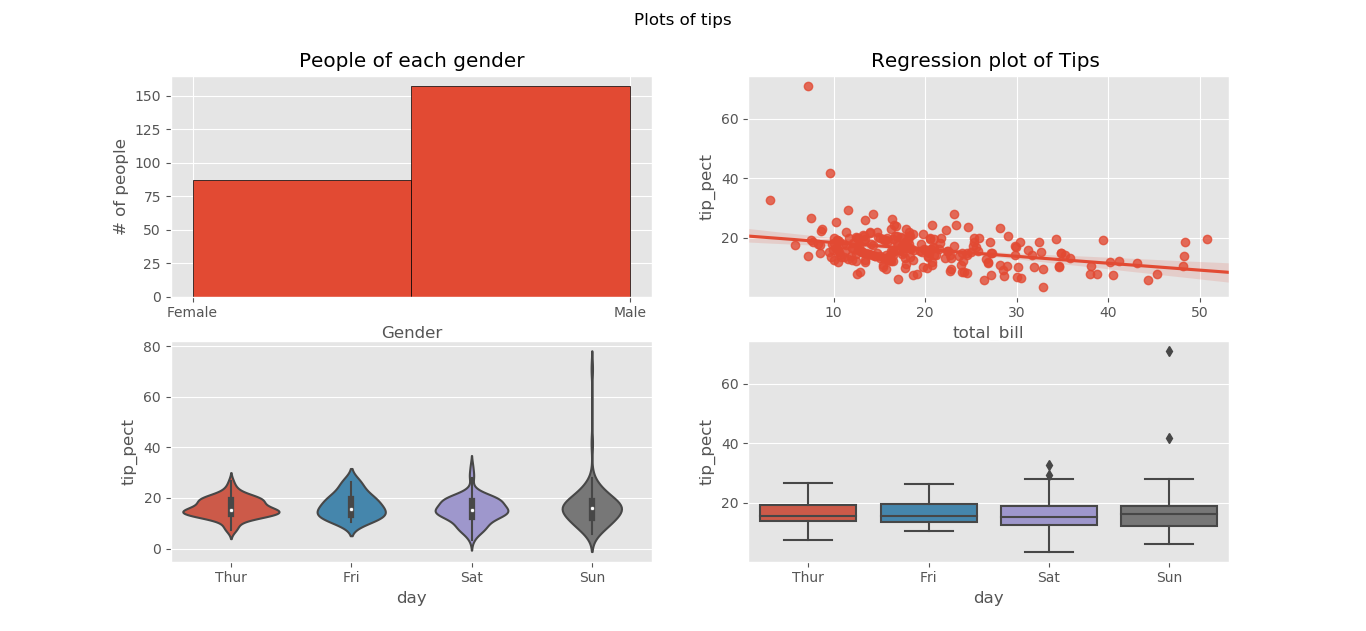

Here is the Python script that generated this plot:
# Importing needed modules
import numpy as np
import pandas as pd
import matplotlib.pyplot as plt
import seaborn as sns
# Loading tips
tips = sns.load_dataset('tips')
# Creating new column tip_pect
tips['tip_pect'] = 100*(tips['tip']/tips['total_bill'])
# Setting style
plt.style.use('ggplot')
# Creating 4 plots
fig, ((ax1, ax2), (ax3, ax4)) = plt.subplots(2, 2, figsize=(16, 12))
# Graph 1
ax1.hist(tips['sex'], bins=2, edgecolor='black')
ax1.set_xlabel('Gender')
ax1.set_ylabel('# of people')
ax1.set_title("People of each gender")
# Graph 2
ax2.set_title("Regression plot of Tips ")
sns.regplot('total_bill', 'tip_pect', tips, ax=ax2)
# Graph 3
sns.violinplot(x='day', y='tip_pect', data=tips, ax=ax3, orient='vertical')
# Graph 4
sns.boxplot(x='day', y='tip_pect', data=tips, ax=ax4, orient='vertical')
fig.suptitle("Plots of tips")
plt.show()
